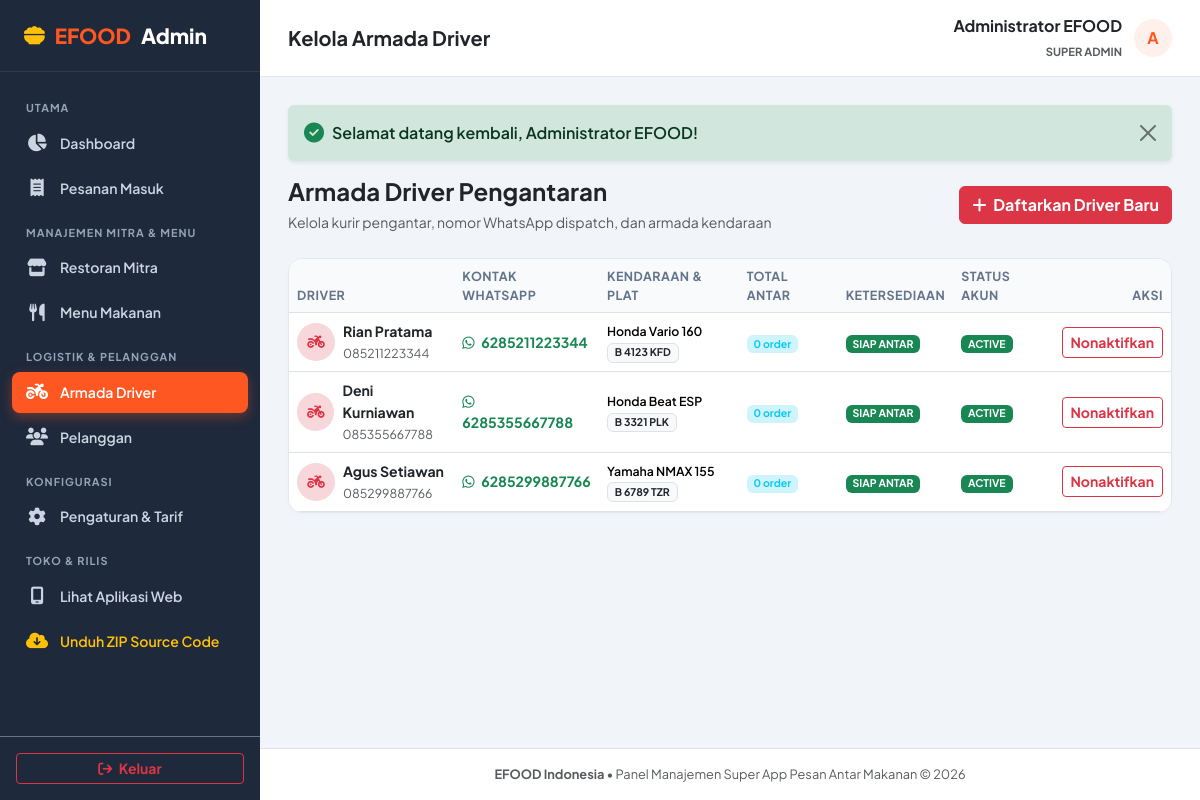
Page /public/admin/driver (signed in) on the committed database.
### tables this page shows
CREATE TABLE `drivers` (
  `id` INT UNSIGNED AUTO_INCREMENT PRIMARY KEY,
  `name` VARCHAR(100) NOT NULL,
  `phone` VARCHAR(25) NOT NULL,
  `whatsapp` VARCHAR(25) NOT NULL,
  `vehicle_type` VARCHAR(50) NOT NULL DEFAULT 'Sepeda Motor',
  `vehicle_plate` VARCHAR(20) NOT NULL,
  `status` ENUM('active', 'inactive') NOT NULL DEFAULT 'active',
  `is_available` TINYINT(1) NOT NULL DEFAULT 1,
  `created_at` TIMESTAMP DEFAULT CURRENT_TIMESTAMP,
  `updated_at` TIMESTAMP DEFAULT CURRENT_TIMESTAMP ON UPDATE CURRENT_TIMESTAMP,
  INDEX `idx_drivers_available` (`is_available`, `status`)
);

### app/Controllers/Admin/DriverAdminController.php (called while the page is built, shortened)
<?php
class DriverAdminController
{
    public function index(): void
    {
        $drivers = Driver::all();
        View::render('admin.drivers.index', [
            'drivers' => $drivers,
            'pageTitle' => 'Kelola Armada Driver - Admin EFOOD'
        ]);
    }
}

### public/index.php (called while the page is built, shortened)
<?php
$requestUri = $_SERVER['REQUEST_URI'] ?? '/';
$parsedPath = parse_url($requestUri, PHP_URL_PATH) ?? '/';
$url = $_GET['url'] ?? null;
if ($url === null) {
    $scriptName = $_SERVER['SCRIPT_NAME'] ?? '';
    $scriptDir = dirname($scriptName);
    if ($scriptDir !== '/' && $scriptDir !== '\\' && str_starts_with($parsedPath, $scriptDir)) {
        $url = substr($parsedPath, strlen($scriptDir));
    } else {
        $url = $parsedPath;
    }
}
$url = trim($url, '/');
require_once EFOOD_ROOT . '/routes/web.php';
\App\Routes\Router::dispatch($method, $url);

### app/Models/Driver.php (called while the page is built, shortened)
<?php
class Driver
{
    public static function all(): array
    {
        $db = Database::getConnection();
        $stmt = $db->query("
            SELECT d.*,
                   COUNT(o.id) as total_deliveries,
                   SUM(CASE WHEN o.status = 'delivered' THEN 1 ELSE 0 END) as successful_deliveries
            FROM drivers d
            LEFT JOIN orders o ON d.id = o.driver_id
            GROUP BY d.id
            ORDER BY d.created_at DESC
        ");
        return $stmt->fetchAll();
    }
}

### app/Helpers/Security.php (called while the page is built, shortened)
<?php
class Security
{
    public static function escape(mixed $data): string
    {
        return htmlspecialchars((string) $data, ENT_QUOTES, 'UTF-8');
    }
}

### resources/views/admin/drivers/index.php (the view, shortened to what this page needs)
<div class="admin-main">
    <main class="admin-content">
        <div class="d-flex align-items-center justify-content-between mb-4">
            <div>
                <h4 class="fw-bold mb-1 text-dark">Armada Driver Pengantaran</h4>
                <small class="text-muted">Kelola kurir pengantar, nomor WhatsApp dispatch, dan armada kendaraan</small>
            </div>
            <button type="button" class="btn btn-danger fw-bold" data-bs-toggle="modal" data-bs-target="#addDriverModal">
                <i class="fa-solid fa-plus me-1"></i> Daftarkan Driver Baru
            </button>
        </div>
        <div class="admin-table-card">
            <div class="table-responsive">
                <table class="table table-hover mb-0">
                    <thead>
                        <tr>
                            <th>Driver</th>
                            <th>Kontak WhatsApp</th>
                            <th>Kendaraan & Plat</th>
                            <th>Total Antar</th>
                            <th>Ketersediaan</th>
                            <th>Status Akun</th>
                            <th class="text-end">Aksi</th>
                        </tr>
                    </thead>
                    <tbody>
                        <?php foreach ($drivers as $d): ?>
                            <tr>
                                <td>
                                    <div class="d-flex align-items-center gap-2">
                                        <div class="rounded-circle bg-danger-subtle text-danger fw-bold d-flex align-items-center justify-content-center" style="width: 38px; height: 38px;">
                                            <i class="fa-solid fa-motorcycle"></i>
                                        </div>
                                        <div>
                                            <div class="fw-bold text-dark"><?= Security::escape($d['name']) ?></div>
                                            <small class="text-muted"><?= Security::escape($d['phone']) ?></small>
                                        </div>
                                    </div>
                                </td>
                                <td>
                                    <a href="https://wa.me/<?= Security::escape($d['whatsapp']) ?>" target="_blank" class="text-success fw-bold text-decoration-none">
                                        <i class="fa-brands fa-whatsapp me-1"></i> <?= Security::escape($d['whatsapp']) ?>
                                    </a>
                                </td>
                                <td>
                                    <div class="fw-semibold small"><?= Security::escape($d['vehicle_type']) ?></div>
                                    <span class="badge bg-light text-dark border"><?= Security::escape($d['vehicle_plate']) ?></span>
                                </td>
                                <td>
                                    <span class="badge bg-info-subtle text-info fw-bold"><?= $d['total_deliveries'] ?? 0 ?> order</span>
                                </td>
                                <td>
                                    <span class="badge <?= $d['is_available'] ? 'bg-success' : 'bg-secondary' ?>">
                                        <?= $d['is_available'] ? 'SIAP ANTAR' : 'SIBUK' ?>
                                    </span>
                                </td>
                                <td>
                                    <span class="badge <?= $d['status'] === 'active' ? 'bg-success' : 'bg-danger' ?>">
                                        <?= strtoupper($d['status']) ?>
                                    </span>
                                </td>
                                <td class="text-end">
                                    <form action="<?= View::url('admin/driver/toggle/' . $d['id']) ?>" method="POST" class="d-inline">
                                        <button type="submit" class="btn btn-sm <?= $d['status'] === 'active' ? 'btn-outline-danger' : 'btn-outline-success' ?> fw-bold">
                                            <?= $d['status'] === 'active' ? 'Nonaktifkan' : 'Aktifkan' ?>
                                        </button>
                                    </form>
                                </td>
                            </tr>
                        <?php endforeach; ?>
                    </tbody>
                </table>
            </div>
        </div>
    </main>

### routes/web.php (shortened to what this page needs)
<?php
class Router
{
    private static array $routes = [];
    public static function get(string $path, array $handler, array $middlewares = []): void
    {
        self::$routes['GET'][] = ['path' => $path, 'handler' => $handler, 'middlewares' => $middlewares];
    }
    public static function post(string $path, array $handler, array $middlewares = []): void
    {
        self::$routes['POST'][] = ['path' => $path, 'handler' => $handler, 'middlewares' => $middlewares];
    }
    public static function dispatch(string $method, string $uri): void
    {
        $uri = strtok($uri, '?');
        $uri = trim($uri, '/');
        $routesForMethod = self::$routes[$method] ?? [];
        foreach ($routesForMethod as $route) {
            $pattern = trim($route['path'], '/');
            $regex = preg_replace('/\{([a-zA-Z0-9_]+)\}/', '([^/]+)', $pattern);
            $regex = "#^" . $regex . "$#";
            if (preg_match($regex, $uri, $matches)) {
                array_shift($matches);
                [$controllerClass, $actionMethod] = $route['handler'];
                $controller = new $controllerClass();
                call_user_func_array([$controller, $actionMethod], $matches);
                return;
            }
        }
    }
}

### public/assets/css/admin.css (style rules this page uses)
:root { --admin-sidebar-bg: #1E293B; --admin-sidebar-hover: #334155; --admin-sidebar-active: #FF5722; --admin-content-bg: #F1F5F9; --admin-card-bg: #FFFFFF; --admin-primary: #FF5722; }
body.admin-body { font-family: 'Plus Jakarta Sans', 'Inter', sans-serif; background-color: var(--admin-content-bg); color: #1E293B; margin: 0; padding: 0; }
.admin-main { flex-grow: 1; display: flex; flex-direction: column; min-width: 0; }
.admin-content { padding: 28px; flex-grow: 1; }
.admin-table-card { background: #FFF; border: 1px solid #E2E8F0; border-radius: 14px; overflow: hidden; box-shadow: 0 2px 4px rgba(0, 0, 0, 0.02); }
.table th { background-color: #F8FAFC; font-size: 0.78rem; font-weight: 700; text-transform: uppercase; letter-spacing: 0.5px; color: #64748B; border-top: none; }
.table td { vertical-align: middle; font-size: 0.88rem; }

### rows in the picture
drivers: name "Rian Pratama", phone "085211223344", whatsapp "6285211223344", vehicle_type "Honda Vario 160", vehicle_plate "B 4123 KFD", total_deliveries "0", is_available "SIAP ANTAR", status "ACTIVE", shows "Nonaktifkan"
drivers: name "Deni Kurniawan", phone "085355667788", whatsapp "6285355667788", vehicle_type "Honda Beat ESP", vehicle_plate "B 3321 PLK", total_deliveries "0", is_available "SIAP ANTAR", status "ACTIVE", shows "Nonaktifkan"
drivers: name "Agus Setiawan", phone "085299887766", whatsapp "6285299887766", vehicle_type "Yamaha NMAX 155", vehicle_plate "B 6789 TZR", total_deliveries "0", is_available "SIAP ANTAR", status "ACTIVE", shows "Nonaktifkan"
